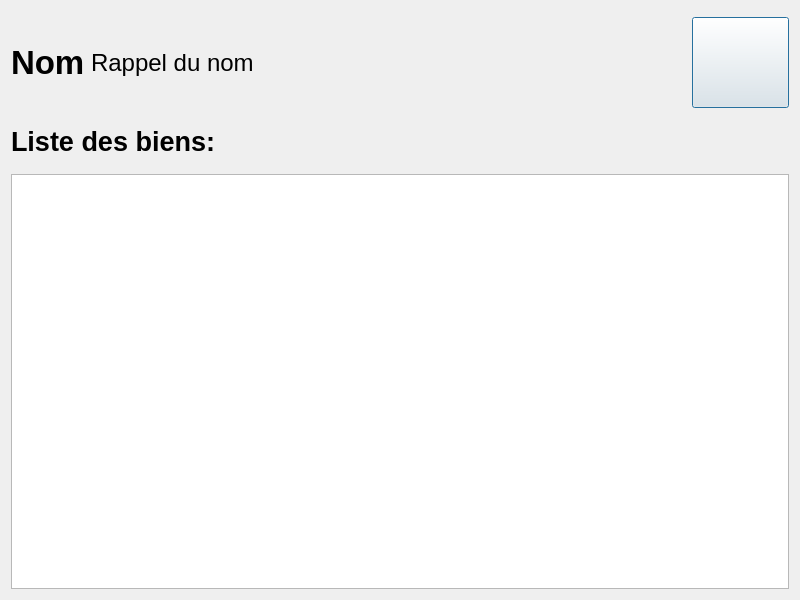
<?xml version="1.0" encoding="UTF-8"?>
<ui version="4.0">
 <class>Dialog</class>
 <widget class="QDialog" name="Dialog">
  <property name="geometry">
   <rect>
    <x>0</x>
    <y>0</y>
    <width>800</width>
    <height>600</height>
   </rect>
  </property>
  <property name="windowTitle">
   <string>Dialog</string>
  </property>
  <layout class="QVBoxLayout" name="verticalLayout">
   <item>
    <widget class="QWidget" name="widget_barreMenu" native="true">
     <property name="sizePolicy">
      <sizepolicy hsizetype="Maximum" vsizetype="Maximum">
       <horstretch>0</horstretch>
       <verstretch>0</verstretch>
      </sizepolicy>
     </property>
     <property name="maximumSize">
      <size>
       <width>779</width>
       <height>91</height>
      </size>
     </property>
    </widget>
   </item>
   <item>
    <layout class="QGridLayout" name="gridLayout">
     <item row="0" column="0">
      <widget class="QLabel" name="label_Nom">
       <property name="font">
        <font>
         <family>Liberation Sans</family>
         <pointsize>25</pointsize>
         <weight>75</weight>
         <bold>true</bold>
        </font>
       </property>
       <property name="text">
        <string>Nom</string>
       </property>
      </widget>
     </item>
     <item row="0" column="1">
      <widget class="QLabel" name="label_RappelduNom">
       <property name="font">
        <font>
         <family>Liberation Sans</family>
         <pointsize>18</pointsize>
        </font>
       </property>
       <property name="text">
        <string>Rappel du nom</string>
       </property>
      </widget>
     </item>
     <item row="0" column="2">
      <spacer name="horizontalSpacer_2">
       <property name="orientation">
        <enum>Qt::Horizontal</enum>
       </property>
       <property name="sizeHint" stdset="0">
        <size>
         <width>428</width>
         <height>20</height>
        </size>
       </property>
      </spacer>
     </item>
     <item row="0" column="3">
      <widget class="QPushButton" name="pushButton_ajouterBien">
       <property name="minimumSize">
        <size>
         <width>97</width>
         <height>91</height>
        </size>
       </property>
       <property name="maximumSize">
        <size>
         <width>97</width>
         <height>91</height>
        </size>
       </property>
       <property name="text">
        <string/>
       </property>
       <property name="icon">
        <iconset resource="ressources.qrc">
         <normaloff>:/app/add_bien96</normaloff>:/app/add_bien96</iconset>
       </property>
       <property name="iconSize">
        <size>
         <width>80</width>
         <height>80</height>
        </size>
       </property>
      </widget>
     </item>
    </layout>
   </item>
   <item>
    <layout class="QGridLayout" name="gridLayout_2">
     <item row="0" column="0">
      <widget class="QLabel" name="label_ListedesBiens">
       <property name="font">
        <font>
         <family>Liberation Sans</family>
         <pointsize>20</pointsize>
         <weight>75</weight>
         <bold>true</bold>
         <underline>false</underline>
        </font>
       </property>
       <property name="text">
        <string>Liste des biens:</string>
       </property>
      </widget>
     </item>
     <item row="0" column="1">
      <spacer name="horizontalSpacer">
       <property name="orientation">
        <enum>Qt::Horizontal</enum>
       </property>
       <property name="sizeHint" stdset="0">
        <size>
         <width>538</width>
         <height>54</height>
        </size>
       </property>
      </spacer>
     </item>
    </layout>
   </item>
   <item>
    <widget class="QTableWidget" name="tableWidget_listeBiens"/>
   </item>
  </layout>
 </widget>
 <resources>
  <include location="ressources.qrc"/>
 </resources>
 <connections/>
</ui>
